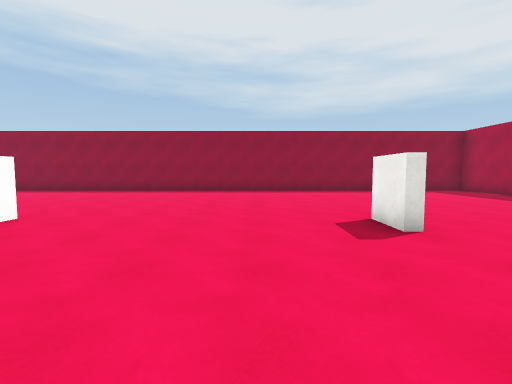
[1] (above)

14 first-person views from a walk through a 3-D level made in the Unity game engine. The camera is 1.5 m above the floor, tilts 4° down and sees 85° across. The floor is counted in squares, 2 m on a side. Each view is taken from the middle of a square. On the plan, view 1 faces up. The plan holds only what a view shows up to about 10 squares ahead; the rest is blank. The player is left out. Surface patterns are stand-ins for the level's own textures.

[2]
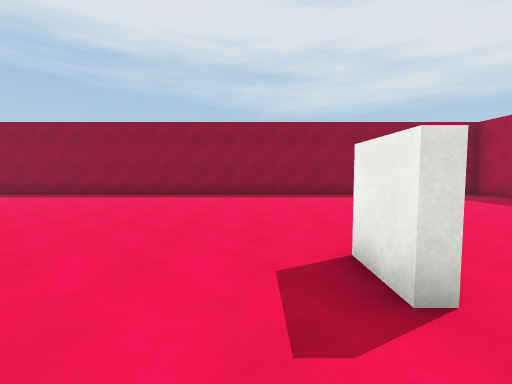

[3]
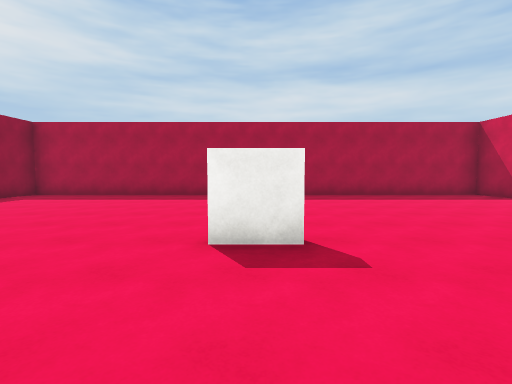

[4]
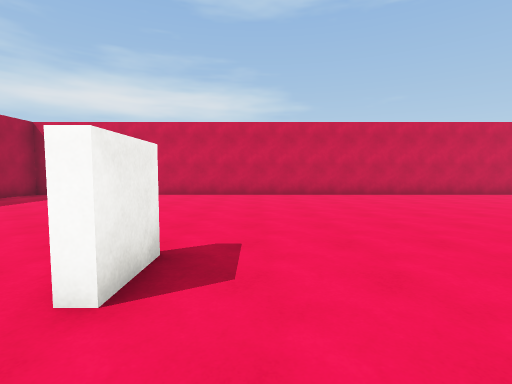

[5]
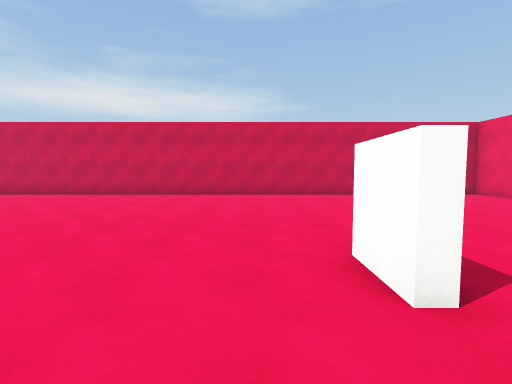

[6]
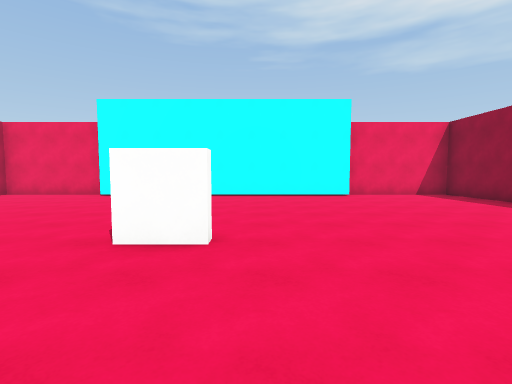

[7]
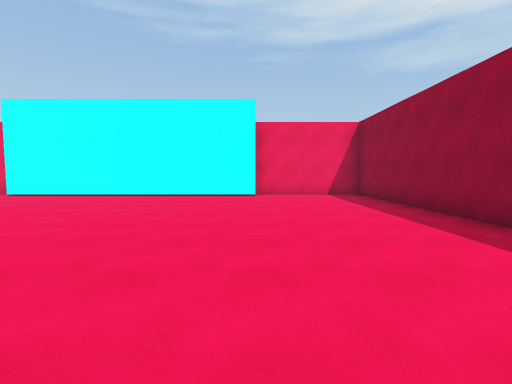

[8]
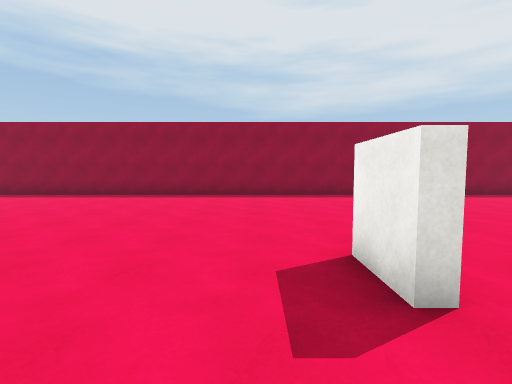

[9]
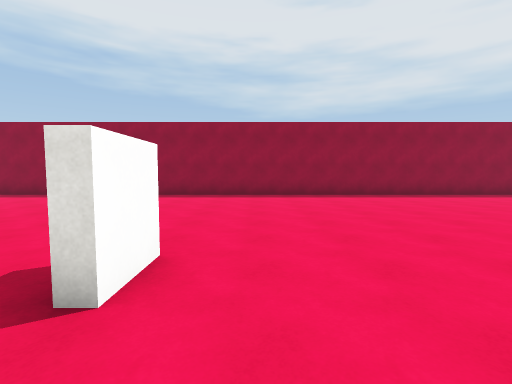

[10]
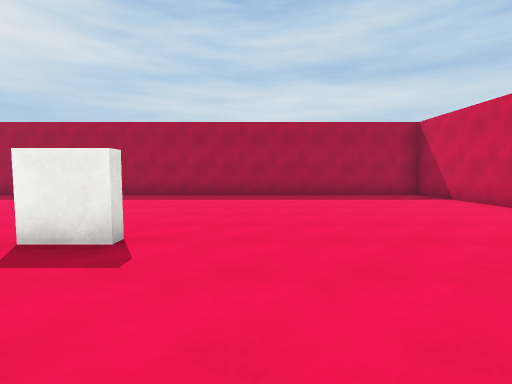

[11]
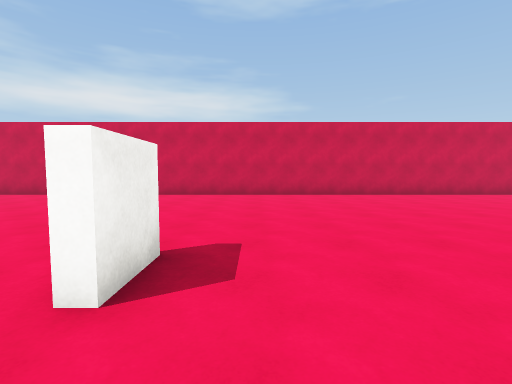

[12]
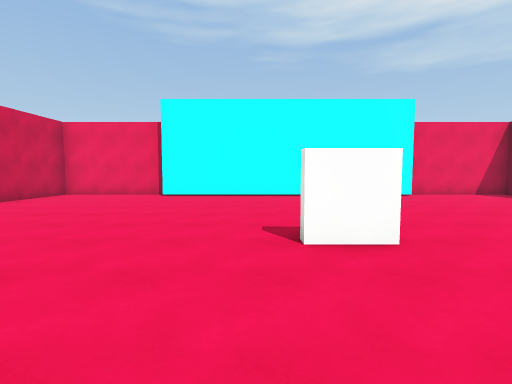

[13]
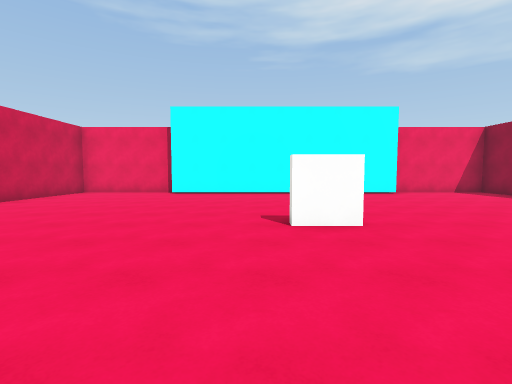

[14]
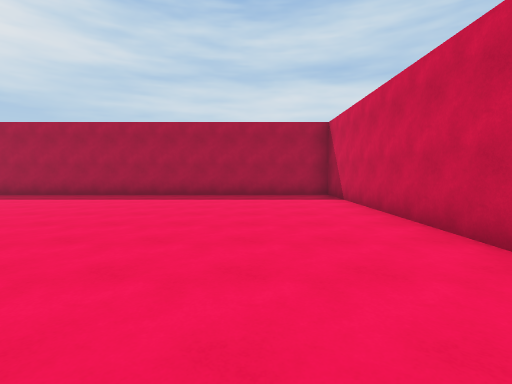

### Floor plan
Points are (right, up) in squares from view 1. A wall is a line through its corners. A room is listed if a view was taken in it or the views show most of it. See-through windows are left out.
Room 1 (views 1, 2, 3, 4, 5, 6, 7, 8, 9, 10, 11, 12, 13, 14)
walls: (-3.9, 4.5) (-3.9, 3.5); (-4.1, 3.5) (-4.1, 4.5); (1.9, 3.4) (1.9, 4.5); (-9.9, 4.6) (-9.9, 3.5); (-15.9, 8) (-15.9, 0); (-16.4, -0.1) (-16.4, -3.4) (8.4, -3.4) (8.4, 11.4) (-16.4, 11.4) (-16.4, 8)

Positions as (right, up) in squares from view 1, and headings:
1: (0, 0), facing up
2: (1, 2), facing up
3: (-1, 4), facing right
4: (1, 6), facing down
5: (-9, 6), facing down
6: (-7, 5), facing left
7: (-7, 8), facing left
8: (-5, 2), facing up
9: (-3, 2), facing up
10: (-1, 2), facing right
11: (-5, 6), facing down
12: (-7, 3), facing left
13: (-6, 3), facing left
14: (-1, -1), facing right
